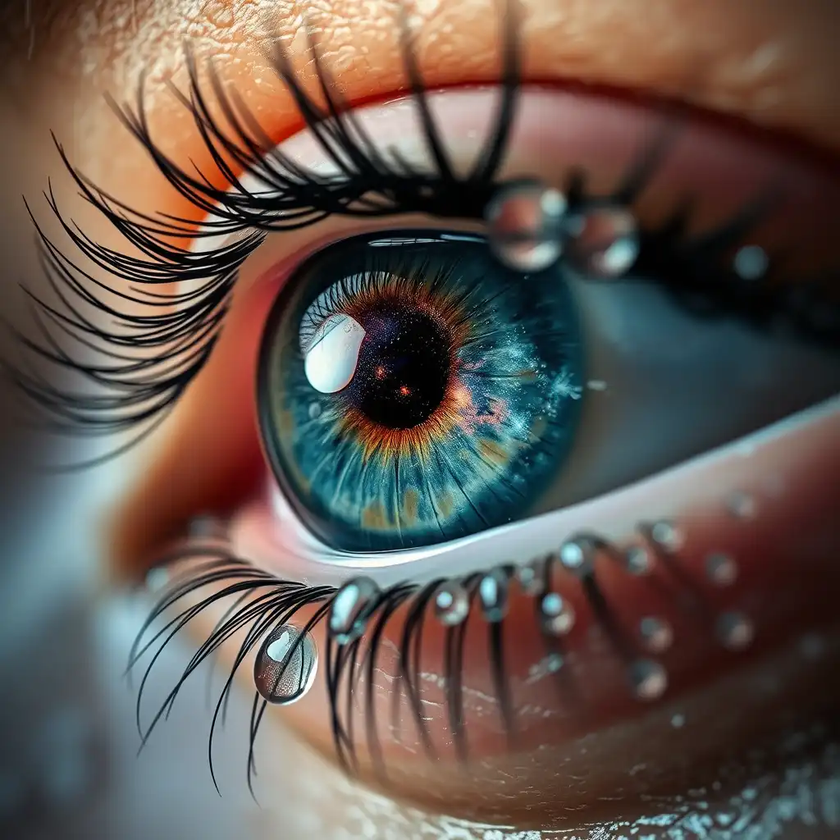
#> input picture Morphological Operation/image2.png, 840 x 840 px, shrunk from 1024 x 1024 before the run
$ jupyter execute morphology.ipynb
#> lines starting #> are read from the running program, lines starting #| are printed output that depends on the picture; after the words box and inside, x2 and y2 are one past the last pixel; in counts of white or black regions, pixels touching at a corner belong together
In OpenCV, morphological operations are image processing techniques that work on binary images (black & white) to process shapes.
They’re often used for noise removal, shape enhancement, and object detection.

Binary image (from thresholding or edge detection):-

Kernel (structuring element) — usually a small matrix of 1s that defines the shape of the operation.

[cell 1]
import cv2
import numpy as np

# Read image
img = cv2.imread('image2.png', 0)  # 0 = grayscale
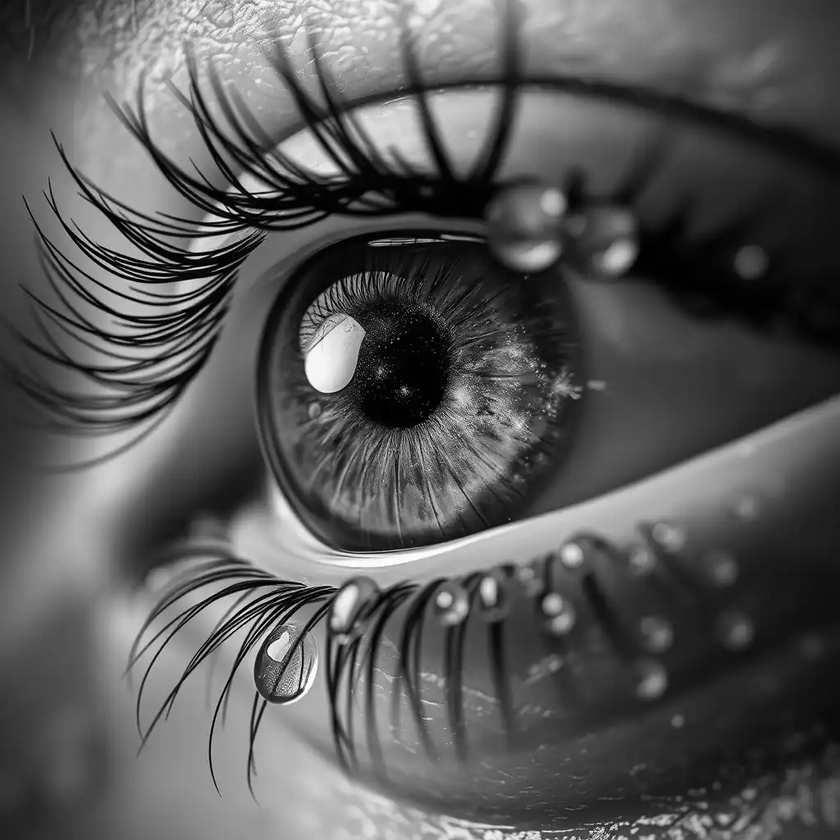
#> img: shape (840, 840); min 0, max 255, mean 89.1

# Convert to binary
_, binary = cv2.threshold(img, 127, 255, cv2.THRESH_BINARY)
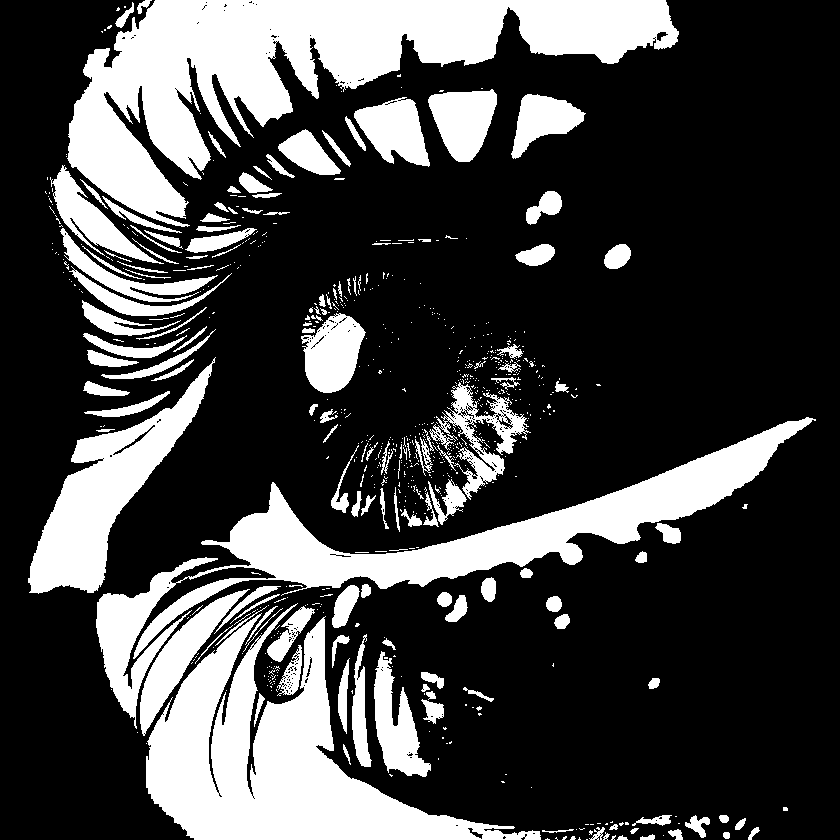
#> binary: shape (840, 840); 26.8% white; 741 white regions (595 under 20 px), largest, box (x1, y1, x2, y2) and area: (67, 0, 679, 227) 51984, (146, 603, 541, 840) 34915, (96, 417, 816, 729) 31906

# Define kernel
kernel = np.ones((5,5), np.uint8)

# 1. Erosion – shrinks white areas
erosion = cv2.erode(binary, kernel, iterations=1)
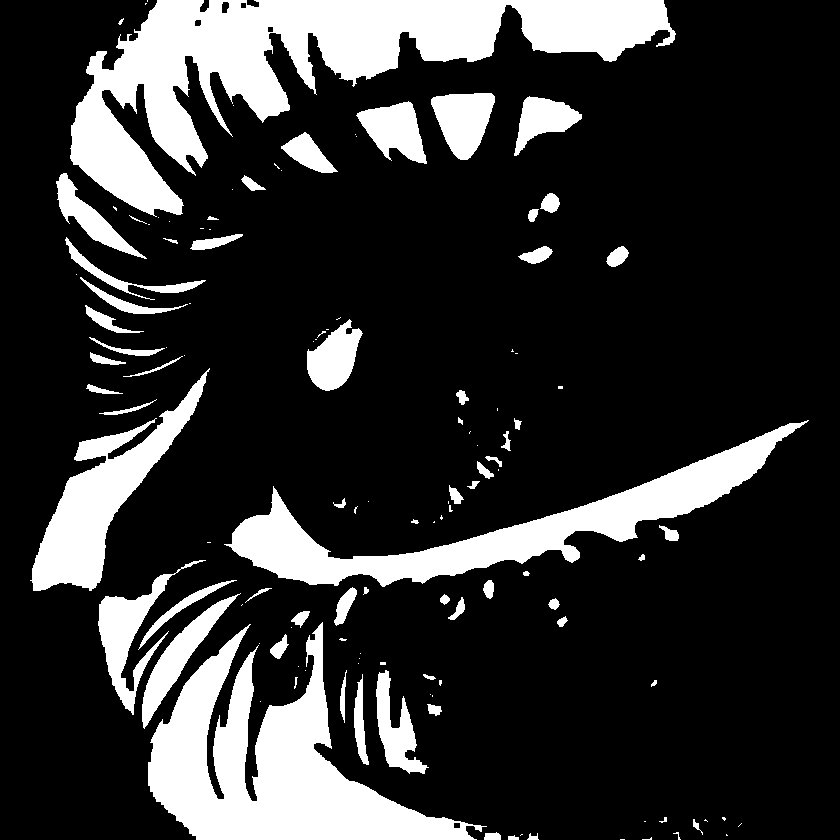
#> erosion: shape (840, 840); 19.7% white; 126 white regions (60 under 20 px), largest, box (x1, y1, x2, y2) and area: (70, 0, 676, 217) 45327, (148, 622, 487, 840) 30123, (224, 420, 809, 587) 20741

# 2. Dilation – expands white areas
dilation = cv2.dilate(binary, kernel, iterations=1)
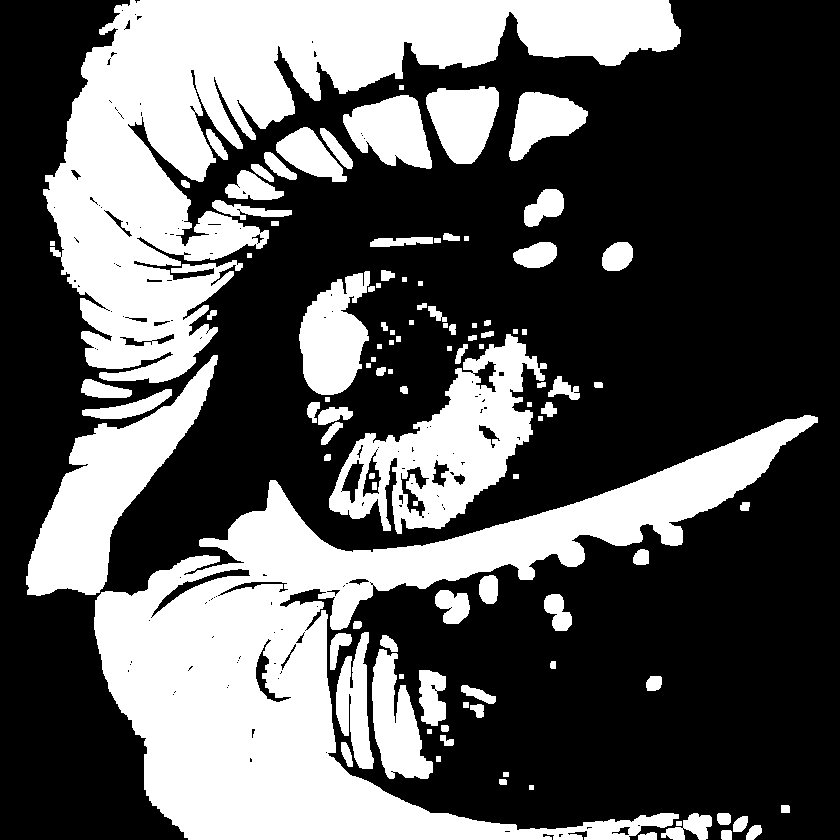
#> dilation: shape (840, 840); 35.8% white; 106 white regions, largest, box (x1, y1, x2, y2) and area: (94, 415, 818, 840) 91650, (43, 0, 681, 383) 82657, (329, 334, 547, 534) 17572

# 3. Opening – erosion followed by dilation (removes small white noise)
opening = cv2.morphologyEx(binary, cv2.MORPH_OPEN, kernel)
#> opening: shape (840, 840); 24.6% white; 94 white regions, largest, box (x1, y1, x2, y2) and area: (68, 0, 678, 220) 51180, (146, 620, 503, 840) 34049, (222, 418, 811, 589) 24341

# 4. Closing – dilation followed by erosion (fills small black holes)
closing = cv2.morphologyEx(binary, cv2.MORPH_CLOSE, kernel)
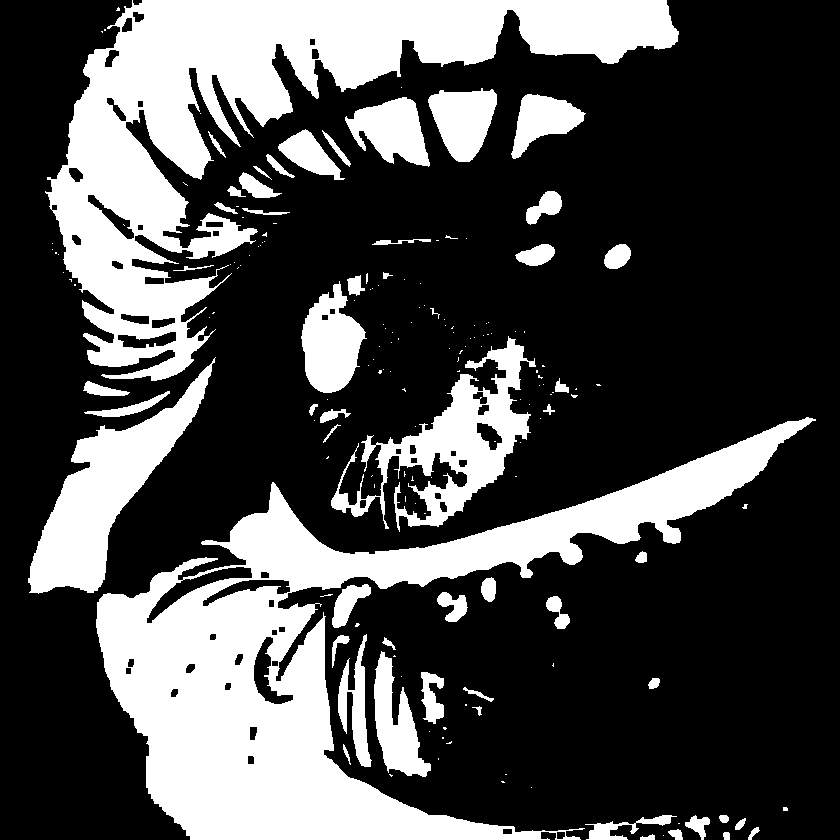
#> closing: shape (840, 840); 29.5% white; 175 white regions (121 under 20 px), largest, box (x1, y1, x2, y2) and area: (96, 417, 816, 840) 79722, (45, 0, 679, 381) 71296, (28, 357, 216, 594) 13964

# 5. Gradient – difference between dilation and erosion (edges)
gradient = cv2.morphologyEx(binary, cv2.MORPH_GRADIENT, kernel)
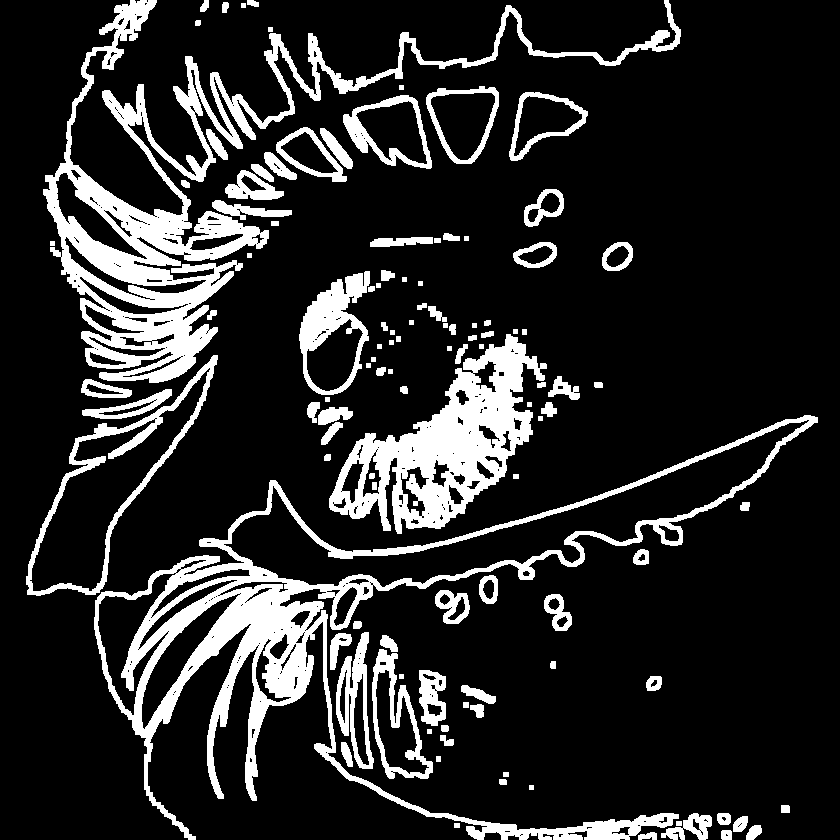
#> gradient: shape (840, 840); 16.1% white; 113 white regions, largest, box (x1, y1, x2, y2) and area: (94, 415, 818, 840) 31822, (43, 0, 681, 383) 31632, (329, 334, 547, 534) 16739

# Show results
cv2.imshow("Original", binary)
cv2.imshow("Erosion", erosion)
cv2.imshow("Dilation", dilation)
cv2.imshow("Opening", opening)
cv2.imshow("Closing", closing)
cv2.imshow("Gradient", gradient)

cv2.waitKey(0)
cv2.destroyAllWindows()


# 💡 Tip: The kernel size (5x5, 3x3, etc.) controls how aggressive the
# operation is. Bigger kernels = stronger effect.
